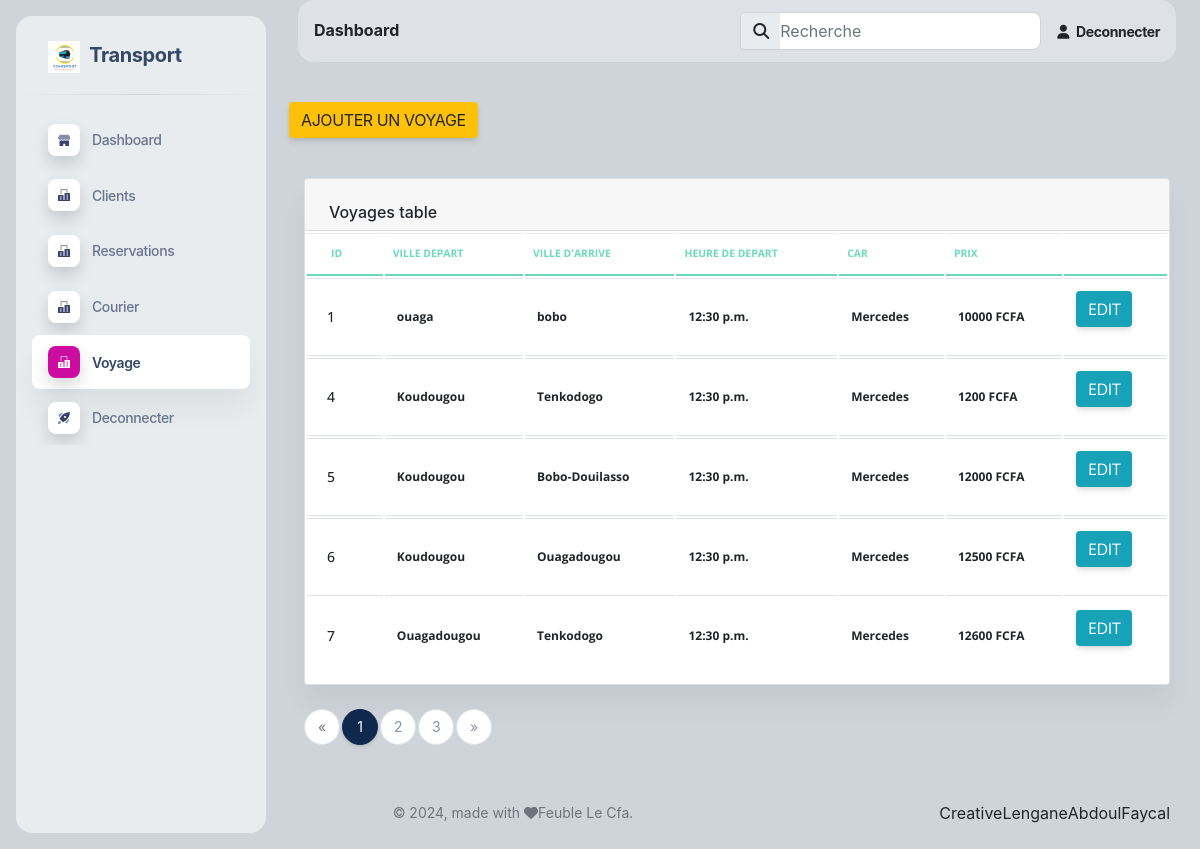
/voyage/ (signed in), run on the app's committed database.
### transport/models.py (models this page shows, shortened)
class Voyages(models.Model):
    ville_depart = models.CharField(max_length=200)
    ville_arrive = models.CharField(max_length=200)
    heure_depart = models.TimeField()
    place_number = models.IntegerField()
    car = models.ForeignKey(Car, on_delete=models.CASCADE)
    prix = models.IntegerField()

class Car(models.Model):
    nom = models.CharField(max_length=50)
    nombre_de_places = models.IntegerField()
    capacite_bagage = models.IntegerField()
    nombre_de_car = models.IntegerField()
    def __str__(self):
        return self.nom

### transport/views.py (the view)
# urls.py: path('voyage/', views.voyage, name='voyage'),
@login_required
def voyage(request, id=0):
    if 'editVoyage' in request.path and id != 0 :
        model = get_object_or_404(Voyages, pk=id)
        if request.method == 'POST':
            form = VoyagesForm(request.POST, instance=model)
            if form.is_valid():
                form.save()
                return redirect('voyage')
            else:
                form = VoyagesForm(instance=model)
                return render(request, 'admin_t/voyage.html', {"form": form})
        form = VoyagesForm(instance=model)
        return render(request, 'admin_t/voyage.html', {"form": form, 'id':id})
    elif 'deleteVoyage' in request.path and id != 0:
        ob = get_object_or_404(Voyages, id=id)
        ob.delete()
        return redirect('voyage')
    else:
        if request.method == "POST" and 'addVoyage' in request.path:
            form = VoyagesForm(request.POST)
            visit = Voyages.objects.all()
            page = Paginator(visit, 5)
            pge = request.GET.get('page')
            voyage = page.get_page(pge)
            if form.is_valid():
                form.save()
                messages.success(request, "voyage added !")
                return redirect('voyage')
            else:
                return render(request, 'admin_t/voyage.html', {"form": form, "models":voyage})
        else:
            form = VoyagesForm()
            visit = Voyages.objects.all()
            page = Paginator(visit, 5)
            pge = request.GET.get('page')
            voyage = page.get_page(pge)
            return render(request, 'admin_t/voyage.html', {"form": form, "models":voyage})

### transport/forms.py
class VoyagesForm(ModelForm):
    class Meta:
        model = Voyages
        fields = '__all__'

### transport/templates/admin_t/voyage.html (shortened to what this page needs)
{% extends 'base.html' %}
{% block content %}
  {% if 'voyage' in request.path %}
    <a href ="{% url 'addVoyage' %}" class="btn btn-warning"> Ajouter un Voyage </a>
      {% if models %}
            <div class="container-fluid py-4">
                <div class="row">
                <div class="col-12">
                    <div class="card mb-4">
                    <div class="card-header pb-0">
                        <h6>Voyages  table</h6>
                    </div>
                    <div class="card-body px-0 pt-0 pb-2">
                        <div class="table-responsive p-0">
                        <table class="table align-items-center mb-0">
                            <thead>
                            <tr>
                                <th class="text-uppercase text-secondary text-xxs font-weight-bolder opacity-7">ID</th>
                                <th class="text-uppercase text-secondary text-xxs font-weight-bolder opacity-7 ps-2">Ville depart</th>
                                <th class="text-uppercase text-secondary text-xxs font-weight-bolder opacity-7 ps-2">Ville d'arrive</th>
                                <th class="text-uppercase text-secondary text-xxs font-weight-bolder opacity-7 ps-2">Heure de depart</th>
                                <th class="text-uppercase text-secondary text-xxs font-weight-bolder opacity-7 ps-2">Car</th>
                                <th class="text-uppercase text-secondary text-xxs font-weight-bolder opacity-7 ps-2">Prix</th>
                                <th class="text-secondary opacity-7"></th>
                            </tr>
                            </thead>
                            <tbody>
                                {% for model in models %}
                            <tr>
                                <td>
                                <div class="d-flex px-2 py-1">
                                    <div class="d-flex flex-column justify-content-center">
                                    <h6 class="mb-0 text-sm">{{model.id}}</h6>
                                    </div>
                                </div>
                                </td>
                                <td>
                                <p class="text-xs font-weight-bold mb-0">{{model.ville_depart}} </p>
                                </td>
                                    <td>
                                    <p class="text-xs font-weight-bold mb-0">{{model.ville_arrive}}</p>
                                    </td>
                                    <td>
                                      <p class="text-xs font-weight-bold mb-0">{{model.heure_depart}}</p>
                                      </td>
                                      <td>
                                        <p class="text-xs font-weight-bold mb-0">{{model.car}}</p>
                                        </td>
                                        <td>
                                          <p class="text-xs font-weight-bold mb-0">{{model.prix}} FCFA</p>
                                          </td>
                                <td class="align-middle">
                                <a href=" {% url 'editVoyage' model.id %} " class="btn btn-info" data-toggle="tooltip" data-original-title="Edit user">
                                    Edit
                                </a>
                                </td>
                            </tr>
                            {% endfor %}
                        </table>
                        </div>
                        {% else %}
              <div class="col-md-12">
                <p>No Reviews saved</p>
              </div>
            {% endif %}
                    </div>
                    </div>
                </div>
                </div>
                <div class="row">
                    <div class="col-md-12">
                      {% if models.has_other_pages %}
                        <ul class="pagination">
                          {% if models.has_previous %}
                            <li class="page-item">
                              <a href="?page={{ models.previous_page_number }}" class="page-link">&laquo;</a>
                            </li>
                          {% else %}
                            <li class="page-item disabled">
                              <a class="page-link">&laquo;</a>
                            </li>
                          {% endif %}
                          {% for i in models.paginator.page_range %}
                            {% if models.number == i %}
                              <li class="page-item active">
                                <a class="page-link">{{i}}</a>
                              </li>
                            {% else %}
                              <li class="page-item">
                                <a href="?page={{i}}" class="page-link">{{i}}</a>
                              </li>
                            {% endif %}
                          {% endfor %}
                          {% if models.has_next %}
                            <li class="page-item">
                              <a href="?page={{ models.next_page_number }}" class="page-link">&raquo;</a>
                            </li>
                          {% else %}
                            <li class="page-item disabled">
                              <a class="page-link">&raquo;</a>
                            </li>
                          {% endif %}
                        </ul>
                      {% endif %}
                    </div>
                  </div>
            </div>
    {% endif %}
{% endblock content %}

### transport/templates/base.html (shortened to what this page needs)
<!DOCTYPE html>
{% load static %}
<html lang="en">
<head>
  <link href=" {% static 'log/css/nucleo-icons.css' %}" rel="stylesheet" />
  <link href="{% static 'log/css/nucleo-svg.css' %}" rel="stylesheet" />
  <link href="{% static 'log/css/nucleo-svg.css' %} " rel="stylesheet" />
  <link id="pagestyle" href=" {% static 'log/css/soft-ui-dashboard.css' %}" rel="stylesheet" />
  <link  href="https://cdn.jsdelivr.net/npm/bootstrap@5.0.2/dist/css/bootstrap.min.css" rel="stylesheet" />
  <link rel="stylesheet" href="{% static 'log/css/all.css' %}" />
  <link rel="stylesheet" href="{% static 'log/css/bootstrap.css' %}" />
  <link rel="stylesheet" href="{% static 'log/css/style.css' %} " />
  <link rel="stylesheet" href="{% static 'log/css/lightbox.min.css' %}" />
</head>
<body class="g-sidenav-show  bg-gray-400">
    {% block aside %}
        <aside class="sidenav navbar navbar-vertical navbar-expand-xs border-0 border-radius-xl my-3 fixed-start ms-3 bg-gray-200" id="sidenav">
        <div class="sidenav-header">
        <a class="navbar-brand m-0" href=" {% url 'home' %} " >
            <img src="{% static 'log/img/Transport.png' %}" class="navbar-brand-img h-100" alt="main_logo">
            <span class="ms-1 font-weight-bold">Transport</span>
        </a>
        </div>
        <hr class="horizontal dark mt-0">
        <div class="collapse navbar-collapse  w-auto h-auto " style="border-right: darkmagenta;" id="sidenav-collapse-main">
        <ul class="navbar-nav">
            <li class="nav-item">
              {% if 'home' in  request.path %}
                <a class="nav-link  active" href="{% url 'home' %}">
              {% else %}
                <a class="nav-link" href="{% url 'home' %}">
              {% endif %}
                <div class="icon icon-shape icon-sm shadow border-radius-md bg-white text-center me-2 d-flex align-items-center justify-content-center">
                </div>
                <span class="nav-link-text ms-1">Dashboard</span>
            </a>
            </li>
            <li class="nav-item">
              {% if 'client/' in request.path or 'addClient' in request.path or 'editClient' in request.path %}
                <a class="nav-link  active" href="{% url 'client' %}">
              {% else %}
                <a class="nav-link" href="{% url 'client' %}">
              {% endif %}
                <div class="icon icon-shape icon-sm shadow border-radius-md bg-white text-center me-2 d-flex align-items-center justify-content-center">
                </div>
                <span class="nav-link-text ms-1">Clients</span>
            </a>
            </li>
            <li class="nav-item">
              {% if 'reservation' in request.path or 'addReservation' in request.path or 'editReservation' in request.path %}
                <a class="nav-link  active" href="{% url 'reservation' %}">
              {% else %}
                <a class="nav-link" href="{% url 'reservation' %}">
              {% endif %}
                <div class="icon icon-shape icon-sm shadow border-radius-md bg-white text-center me-2 d-flex align-items-center justify-content-center">
                </div>
                <span class="nav-link-text ms-1">Reservations</span>
            </a>
            </li>
            <li class="nav-item">
              {% if 'courier/' in request.path or 'addCourier' in request.path or 'editCourier' in request.path %}
                <a class="nav-link  active" href="{% url 'courier' %}">
              {% else %}
                <a class="nav-link" href="{% url 'courier' %}">
              {% endif %}
                <div class="icon icon-shape icon-sm shadow border-radius-md bg-white text-center me-2 d-flex align-items-center justify-content-center">
                </div>
                <span class="nav-link-text ms-1">Courier</span>
            </a>
            </li>
            <li class="nav-item">
              {% if '/voyage/' in request.path or 'addVoyage/' in request.path  or 'editVoyage' in request.path %}
                <a class="nav-link  active" href="{% url 'voyage' %}">
              {% else %}
                <a class="nav-link" href="{% url 'voyage' %}">
              {% endif %}
                <div class="icon icon-shape icon-sm shadow border-radius-md bg-white text-center me-2 d-flex align-items-center justify-content-center">
                </div>
                <span class="nav-link-text ms-1">Voyage</span>
            </a>
            </li>
            <li class="nav-item">
            <a class="nav-link  " href="{% url 'register' %}">
                <div class="icon icon-shape icon-sm shadow border-radius-md bg-white text-center me-2 d-flex align-items-center justify-content-center">
                </div>
                <span class="nav-link-text ms-1">Deconnecter</span>
            </a>
            </li>
        </ul>
        </div>
    </aside>
  {% endblock aside %}
  <main class="main-content position-relative max-height-vh-100 h-100 border-radius-lg ">
    {% block nav %}
    <nav class="navbar navbar-main navbar-expand-lg px-0 mx-4 shadow-none border-radius-xl bg-gray-300" id="navbarBlur" navbar-scroll="true">
      <div class="container-fluid py-1 px-3">
        <nav aria-label="breadcrumb">
          <h6 class="font-weight-bolder mb-0">Dashboard</h6>
        </nav>
        <div class="collapse navbar-collapse mt-sm-0 mt-2 me-md-0 me-sm-4" id="navbar">
          <div class="ms-md-auto pe-md-3 d-flex align-items-center">
            <div class="input-group">
              <span class="input-group-text text-body"><i class="fas fa-search" aria-hidden="true"></i></span>
              <input type="text" class="form-control" placeholder="Recherche">
            </div>
          </div>
          <ul class="navbar-nav  justify-content-end">
            <li class="nav-item d-flex align-items-center">
              <a href="{% url 'logout' %}" class="nav-link text-body font-weight-bold px-0">
                <i class="fa fa-user me-sm-1"></i>
                <span class="d-sm-inline d-none">Deconnecter</span>
              </a>
            </li>
          </ul>
        </div>
      </div>
    </nav>
    {% endblock nav %}
    <div class="container-fluid py-4">
    {% block content %}
    {% endblock content %}
    {% block footer %}
        <footer class="footer pt-3  ">
        <div class="container-fluid">
          <div class="row align-items-center justify-content-lg-between">
            <div class="col-lg-6 mb-lg-0 mb-4">
              <div class="copyright text-center text-sm text-muted text-lg-start">
                © ,
                made with <i class="fa fa-heart"></i>Feuble Le Cfa.
              </div>
            </div>
            <div class="col-lg-6">
              <ul class="nav nav-footer justify-content-center justify-content-lg-end">
                <li class="nav-item">
                  Creative
                </li>
                <li class="nav-item">
                Lengane
                </li>
                <li class="nav-item">
                  Abdoul
                </li>
                <li class="nav-item">
                  Faycal
                </li>
              </ul>
            </div>
          </div>
        </div>
      </footer>
    {% endblock footer %}
    </div>
  </main>
</body>
</html>

### staticfiles/log/css/nucleo-svg.css (style rules this page uses)
.icon { display: inline-block; color: #111111; height: 1em; width: 1em; }
.icon-sm { height: 0.8em; width: 0.8em; }
.icon { fill: currentColor; stroke: none; }

### staticfiles/log/css/all.css (style rules this page uses)
.fa, .fas, .far, .fal, .fab { -moz-osx-font-smoothing: grayscale; -webkit-font-smoothing: antialiased; display: inline-block; font-style: normal; font-variant: normal; text-rendering: auto; line-height: 1; }
.fa-heart:before { content: "\f004"; }
.fa-search:before { content: "\f002"; }
.fa-user:before { content: "\f007"; }
.fa, .fas { font-family: 'Font Awesome 5 Free'; font-weight: 900; }

### data on the page
Voyages: id "1", ville_depart "ouaga", ville_arrive "bobo", heure_depart "12:30 p.m.", car "Mercedes", prix "10000"
Voyages: id "4", ville_depart "Koudougou", ville_arrive "Tenkodogo", heure_depart "12:30 p.m.", car "Mercedes", prix "1200"
Voyages: id "5", ville_depart "Koudougou", ville_arrive "Bobo-Douilasso", heure_depart "12:30 p.m.", car "Mercedes", prix "12000"
Voyages: id "6", ville_depart "Koudougou", ville_arrive "Ouagadougou", heure_depart "12:30 p.m.", car "Mercedes", prix "12500"
Voyages: id "7", ville_depart "Ouagadougou", ville_arrive "Tenkodogo", heure_depart "12:30 p.m.", car "Mercedes", prix "12600"

### other printed values
{{ i }} "1"
{{ i }} "2" "3"
